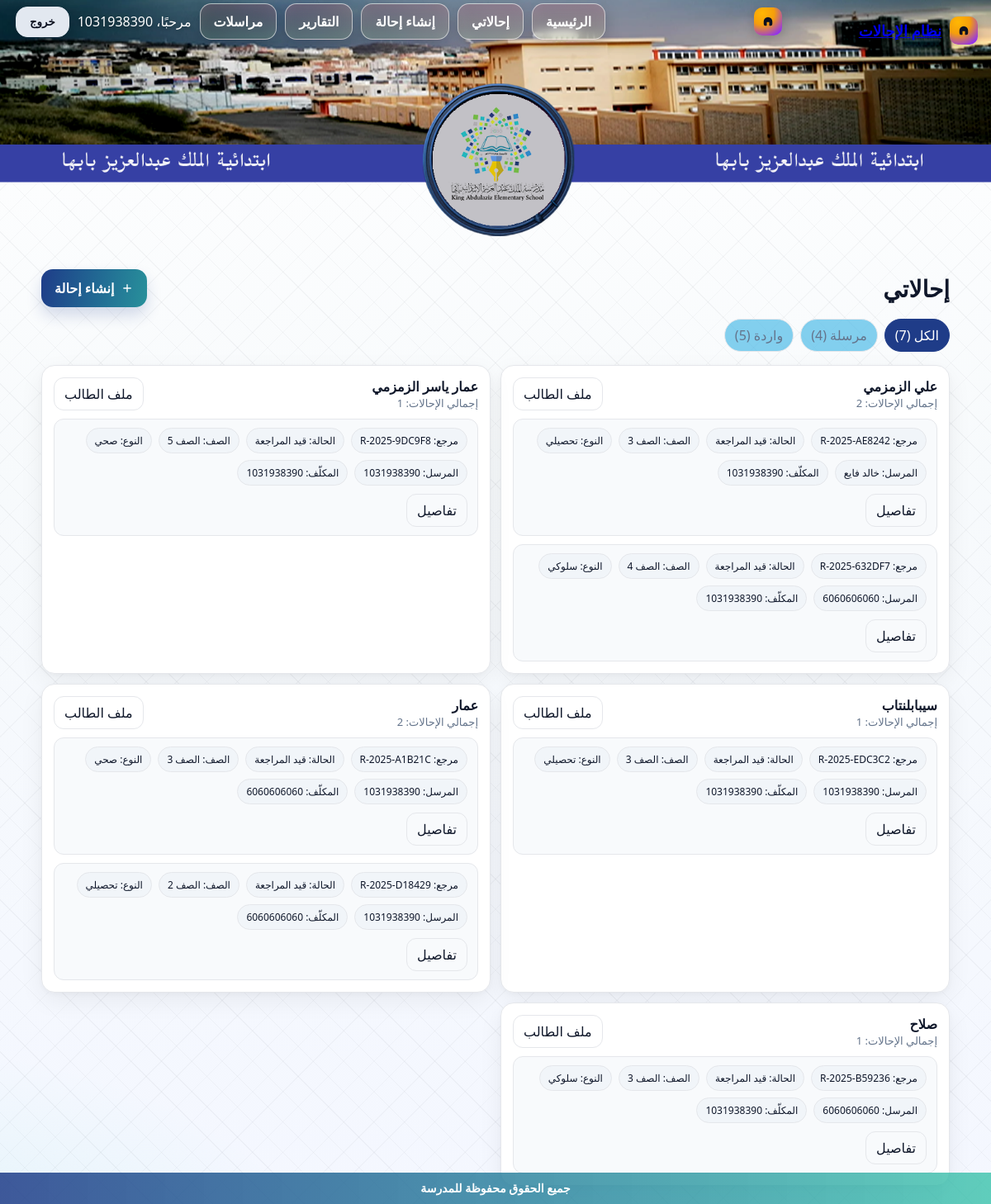
Before: /referrals/ (signed in) with the older database file.
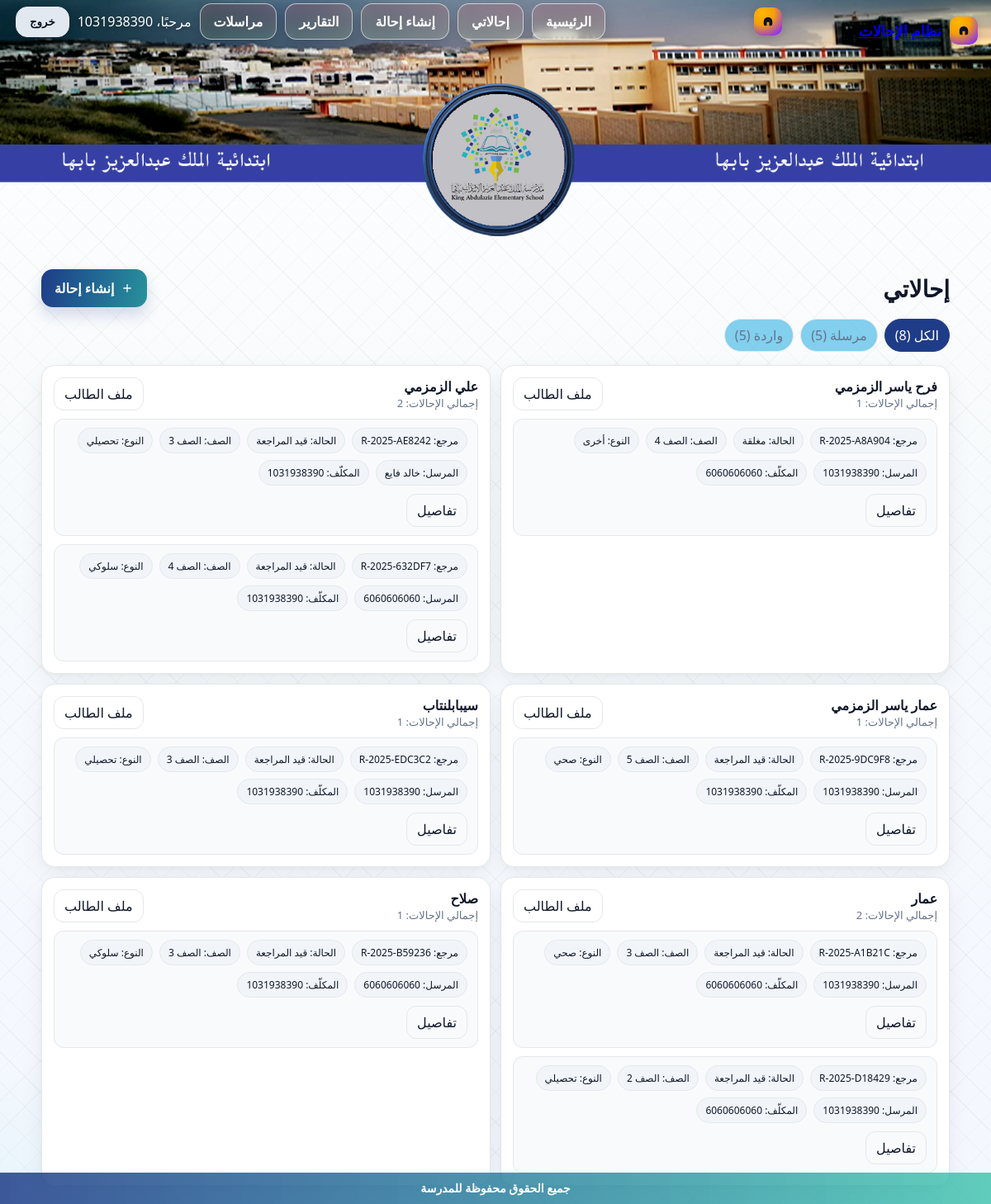
After: the same page with the newer database file.
### referrals/models.py (models this page shows, shortened)
class Referral(models.Model):
    STATUS_CHOICES = [
        ("NEW", "جديدة"),
        ("UNDER_REVIEW", "قيد المراجعة"),
        ("SENT_TO_DEPUTY", "محالة لوكيل"),
        ("CLOSED", "مغلقة"),
    ]
    TYPE_CHOICES = [
        ("behavior", "سلوكي"),
        ("academic", "تحصيلي"),
        ("health", "صحي"),
        ("other", "أخرى"),
    ]
    GRADE_CHOICES = [(str(i), f"الصف {i}") for i in range(1, 13)]
    reference = models.CharField(max_length=20, default=generate_reference, unique=True, editable=False)
    student_name = models.CharField(max_length=120)
    student_key = models.CharField("معرّف الطالب", max_length=180, blank=True, db_index=True)
    grade = models.CharField(max_length=2, choices=GRADE_CHOICES)
    referral_type = models.CharField(max_length=20, choices=TYPE_CHOICES)
    details = models.TextField()
    status = models.CharField(max_length=20, choices=STATUS_CHOICES, default="NEW")
    created_by = models.ForeignKey(User, on_delete=models.CASCADE, related_name="created_referrals")
    assignee = models.ForeignKey(User, on_delete=models.SET_NULL, null=True, blank=True, related_name="assigned_referrals")
    created_at = models.DateTimeField(auto_now_add=True)
    updated_at = models.DateTimeField(auto_now=True)

### referrals/views.py (the view)
# urls.py: path("", views.list_referrals, name="index"),
@login_required
def list_referrals(request: HttpRequest):
    scope = request.GET.get("scope", "all")
    sent_qs = Referral.objects.filter(created_by=request.user)
    inbox_qs = Referral.objects.filter(assignee=request.user)
    if scope == "sent":
        items_qs = sent_qs
    elif scope == "inbox":
        items_qs = inbox_qs
    else:
        items_qs = Referral.objects.filter(Q(created_by=request.user) | Q(assignee=request.user))
    items_qs = items_qs.select_related("created_by", "assignee").order_by("-created_at")
    items = list(items_qs)
    for r in items: _ensure_student_key(r)
    groups_map = {}
    for r in items:
        key = getattr(r, "student_key", "") or f"ref-{r.pk}"
        g = groups_map.get(key)
        if not g:
            g = {"key": getattr(r, "student_key", "") or "", "student_name": r.student_name, "latest": r.created_at, "referrals": []}
            groups_map[key] = g
        g["referrals"].append(r)
        if r.created_at > g["latest"]: g["latest"] = r.created_at
        if r.created_at >= g["latest"]: g["student_name"] = r.student_name
    groups = sorted(groups_map.values(), key=lambda x: x["latest"], reverse=True)
    counts = {"all": Referral.objects.filter(Q(created_by=request.user) | Q(assignee=request.user)).count(),
              "sent": sent_qs.count(), "inbox": inbox_qs.count()}
    return render(request, "referrals/index.html", {"items": items, "groups": groups, "counts": counts, "scope": scope})

### referrals/views.py (called while the page is built)
def _ensure_student_key(ref: Referral):
    try:
        has_key_field = hasattr(ref, "student_key")
    except Exception:
        has_key_field = False
    if not has_key_field:
        return
    try:
        if getattr(ref, "student_key", ""):
            return
        civil = (getattr(ref, "student_civil_id", None) or "")[:64]
        new_key = make_student_key(getattr(ref, "student_name", ""), civil)
        if new_key:
            ref.student_key = new_key
            ref.save(update_fields=["student_key"])
    except Exception:
        pass

### templates/referrals/index.html (shortened to what this page needs)
{% load static %}
<!doctype html>
<html lang="ar" dir="rtl">
<head>
</head>
<body>
  {% include 'header.html' %}
  <div class="wrap">
    <div class="head">
      <h1>إحالاتي</h1>
      <a class="btn btn-primary" href="/referrals/new/">
        <svg width="16" height="16" viewBox="0 0 24 24" aria-hidden="true"><path fill="currentColor" d="M11 11V5h2v6h6v2h-6v6h-2v-6H5v-2z"/></svg>
        إنشاء إحالة
      </a>
    </div>
    <div class="tabs" role="tablist" aria-label="تصفية الإحالات">
      <a class="tab {% if scope == 'all' %}active{% endif %}" href="?scope=all">الكل ({{ counts.all }})</a>
      <a class="tab {% if scope == 'sent' %}active{% endif %}" href="?scope=sent">مرسلة ({{ counts.sent }})</a>
      <a class="tab {% if scope == 'inbox' %}active{% endif %}" href="?scope=inbox">واردة ({{ counts.inbox }})</a>
    </div>
    <div class="grid">
      {% for g in groups %}
        <div class="card">
          <div class="row">
            <div>
              <strong style="font-size:16px">{{ g.student_name }}</strong>
              <div class="muted">إجمالي الإحالات: {{ g.referrals|length }}</div>
            </div>
            <div class="row" style="gap:8px">
              {% if g.key %}
                <a class="btn-ghost" href="{% url 'referrals:student_file' g.key %}">ملف الطالب</a>
              {% endif %}
            </div>
          </div>
          <div class="refs">
            {% for r in g.referrals %}
              <div class="ref-row">
                <div class="ref-meta">
                  <span class="pill">مرجع: {{ r.reference }}</span>
                  <span class="pill">الحالة: {{ r.get_status_display }}</span>
                  <span class="pill">الصف: {{ r.get_grade_display }}</span>
                  <span class="pill">النوع: {{ r.get_referral_type_display }}</span>
                  <span class="pill">المرسل: {{ r.created_by.username }}</span>
                  {% if r.assignee %}<span class="pill">المكلّف: {{ r.assignee.username }}</span>{% endif %}
                </div>
                <a class="btn-ghost" href="{% url 'referrals:detail' r.pk %}">تفاصيل</a>
              </div>
            {% endfor %}
          </div>
        </div>
      {% empty %}
        <div class="empty">لا توجد إحالات لعرضها حالياً.</div>
      {% endfor %}
    </div>
  </div>
  {% include 'footer.html' %}
</body>
</html>

### templates/header.html (shortened to what this page needs)
<nav class="hdr-nav" role="navigation" aria-label="الشريط العلوي">
  <div class="hdr-banner">
    <div class="hdr-top">
      <a class="hdr-brand" href="/" aria-label="الرئيسية">
        <span class="hdr-logo" aria-hidden="true">
          <svg viewBox="0 0 24 24"><path d="M5 12a7 7 0 1 1 14 0v4a3 3 0 0 1-3 3h-1a1 1 0 0 1-1-1v-5h-4v5a1 1 0 0 1-1 1H8a3 3 0 0 1-3-3v-4z"/></svg>
        </span>
        <span class="hdr-title">نظام الإحالات</span>
      </a>
    </div>
    <div class="hdr-actions">
      <div class="hdr-actions-wrap">
        <a class="hdr-brand" href="/" aria-label="الرئيسية" style="text-decoration:none">
          <span class="hdr-logo" aria-hidden="true">
            <svg viewBox="0 0 24 24"><path d="M5 12a7 7 0 1 1 14 0v4a3 3 0 0 1-3 3h-1a1 1 0 0 1-1-1v-5h-4v5a1 1 0 0 1-1 1H8a3 3 0 0 1-3-3v-4z"/></svg>
          </span>
        </a>
        <div class="hdr-links">
          <a class="hdr-link" href="/">الرئيسية</a>
          <a class="hdr-link" href="/referrals/">إحالاتي</a>
          <a class="hdr-link" href="/referrals/new/">إنشاء إحالة</a>
          <a class="hdr-link" href="/workflow/reports/">التقارير</a>
          <a class="hdr-link" href="/messages/">مراسلات</a>
          {% if request.user.is_authenticated %}
            <span class="hdr-user">مرحبًا، {{ request.user.username }}</span>
            <form action="{% url 'accounts:logout' %}" method="post" class="hdr-logout-form">
              <button type="submit" class="hdr-link hdr-logout" aria-label="تسجيل الخروج">خروج</button>
            </form>
          {% else %}
            <a class="hdr-link" href="{% url 'accounts:login' %}">تسجيل الدخول</a>
            <a class="hdr-link hdr-cta" href="{% url 'accounts:register' %}">إنشاء حساب</a>
          {% endif %}
        </div>
      </div>
    </div>
  </div>
</nav>

### templates/footer.html (shortened to what this page needs)
<footer class="site-footer" role="contentinfo" aria-label="الشريط السفلي">
  <div class="inner">جميع الحقوق محفوظة للمدرسة</div>
</footer>

### templates/referrals/index.html (style rules this page uses)
:root { --brand:#1f3c88; --brand2:#2ebfa5; --accent:#ffb703; --text:#0f172a; --muted:#64748b; --line:#e5e7eb; --chip:#f1f5f9; --surface:#ffffff; --surface2:#f8fafc; }
body { margin:0; color:var(--text); font-family:system-ui,-apple-system,Segoe UI,Roboto,Tajawal,Arial; background: radial-gradient(1000px 520px at 85% -15%, rgba(59,130,246,.10), transparent 60%), radial-gradient(900px 560px at -10% 110%, rgba(45,212,191,.12), transparent 60%), repeating-linear-gradient(45deg, rgba(2,6,23,.035) 0 1px, transparent 1px 26px), repeating-linear-gradient(-45deg, rgba(2,6,23,.028) 0 1px, transparent 1px 26px), linear-gradient(180deg, #ffffff, #f7fafc 40%, #f4f7ff); background-attachment: fixed,fixed,fixed,fixed,fixed; }
.wrap { max-width:1100px;margin:auto;padding:22px 16px }
.head { display:flex;align-items:center;justify-content:space-between;gap:10px;margin:6px 0 14px }
.head h1 { margin:0;font-size:clamp(20px,3vw,28px);color:var(--text) }
.btn { appearance:none;border:none;border-radius:14px;padding:12px 16px;font-weight:800;cursor:pointer;text-decoration:none;display:inline-flex;align-items:center;gap:8px }
.btn-primary { color:#fff; background:linear-gradient(100deg,var(--brand) 0%, color-mix(in srgb,var(--brand2) 65%, var(--brand) 35%) 100%); box-shadow:0 10px 18px rgba(31,60,136,.18); }
.btn-ghost { background:transparent;color:var(--text);text-decoration:none; border-radius:12px;border:1px solid var(--line);padding:8px 12px }
.tabs { display:flex;gap:8px;margin:10px 0 16px;flex-wrap:wrap }
.tab { padding:8px 12px;border-radius:999px;text-decoration:none; color:var(--muted);border:1px solid var(--line);background:#47b9e7aa }
.tab.active { background:var(--brand);color:#fff;border-color:var(--brand) }
.grid { display:grid;gap:12px }
@media (min-width:700px) { .grid { grid-template-columns:1fr 1fr } }
.card { background:var(--surface); border:1px solid var(--line); border-radius:16px; padding:14px; box-shadow: 0 10px 30px rgba(2,6,23,.06), 0 2px 8px rgba(2,6,23,.04); }
.row { display:flex;align-items:center;justify-content:space-between;gap:12px;flex-wrap:wrap }
.muted { color:var(--muted);font-size:13px }
.pill { display:inline-flex;align-items:center;gap:6px;padding:6px 10px;border-radius:999px; border:1px solid var(--line);font-size:12px;color:var(--text);background:var(--chip) }
.refs { display:flex;flex-direction:column;gap:10px;margin-top:10px }
.ref-row { display:flex;align-items:center;justify-content:space-between;gap:10px;flex-wrap:wrap; background:var(--surface2); border:1px solid var(--line); border-radius:12px;padding:10px 12px; }
.ref-meta { display:flex;gap:8px;flex-wrap:wrap }

### templates/header.html (style rules this page uses)
.hdr-nav { position:relative;z-index:60;color:#fff;--accent:#ffb703 }
.hdr-banner { width:100%;height:220px; background:url('/static/king.png') center/cover no-repeat; position:relative;overflow:visible;z-index:1; padding-bottom:78px; }
.hdr-top { max-width:1200px;margin:auto; display:flex;align-items:center;justify-content:space-between;gap:16px; padding:12px 16px; position:absolute;top:8px;right:0;left:0;z-index:3; }
.hdr-brand { display:flex;align-items:center;gap:10px;font-weight:800 }
.hdr-logo { width:34px;height:34px;border-radius:10px;display:grid;place-items:center; background:radial-gradient(120% 120% at 30% 20%, var(--accent) 0%, #f59e0b 35%, #9333ea 75%); box-shadow:0 4px 14px rgba(0,0,0,.18) }
.hdr-logo svg { width:18px;height:18px;fill:#0b1020 }
.hdr-title { font-size:18px;text-shadow:0 2px 4px rgba(0,0,0,.35) }
.hdr-actions { position:absolute;right:30;left:0;bottom:250px; z-index:4; }
.hdr-actions-wrap { max-width:1200px;margin:auto; display:flex;align-items:center;justify-content:space-between;gap:180px; padding:0 19px; }
.hdr-links { display:flex;align-items:center;gap:10px;flex-wrap:wrap }
.hdr-link { --ring: rgba(255,255,255,.6); --bg1: rgba(237, 4, 4, 0.12); --bg2: rgba(182, 253, 4, 0.06); color:#ffffff;text-decoration:none;font-weight:700; padding:10px 16px;border-radius:14px; background:linear-gradient(180deg,var(--bg1),var(--bg2)); border:1.5px solid var(--ring); box-shadow: 0 6px 18px rgba(2,6,23,.22), inset 0 0 18px rgba(255,255,255,.08); backdrop-filter: blur(6px); -webkit-backdrop-filter: blur(6px); transition:.2s ease; cursor:pointer; }
.hdr-user { display:flex;align-items:center;gap:8px;text-shadow:0 2px 4px rgba(0,0,0,.35) }
.hdr-logout { background:#e2e8f0;color:#0b1020;border-color:#e2e8f0 }
.hdr-logout-form { display:inline;margin:0 }

Changed rows visible on the page:
added Referral: student_name "فرح ياسر الزمزمي", reference "R-2025-A8A904", status "مغلقة", grade "الصف 4", referral_type "أخرى", created_by.username "1031938390", assignee.username "6060606060"
Other visible differences:
{{ counts.all }}: "7" → "8"
{{ counts.sent }}: "4" → "5"
new list line: "إجمالي الإحالات: 1 ملف الطالب"
